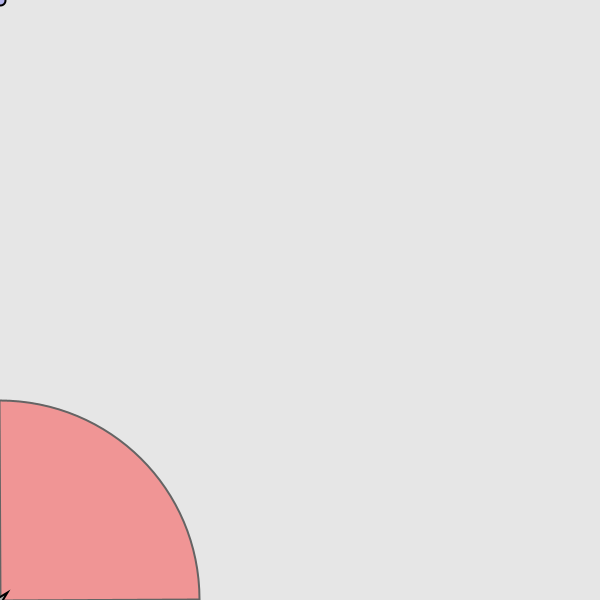
Frame 1 (no input)
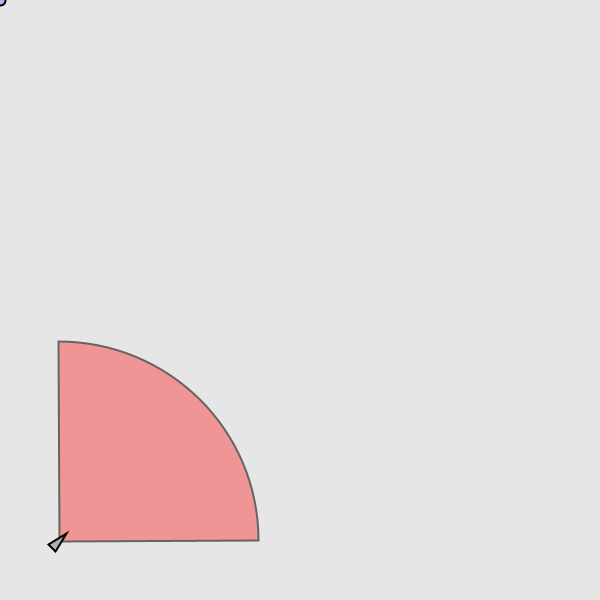
Frame 60 (the mouse pressed at the canvas centre just before this capture)
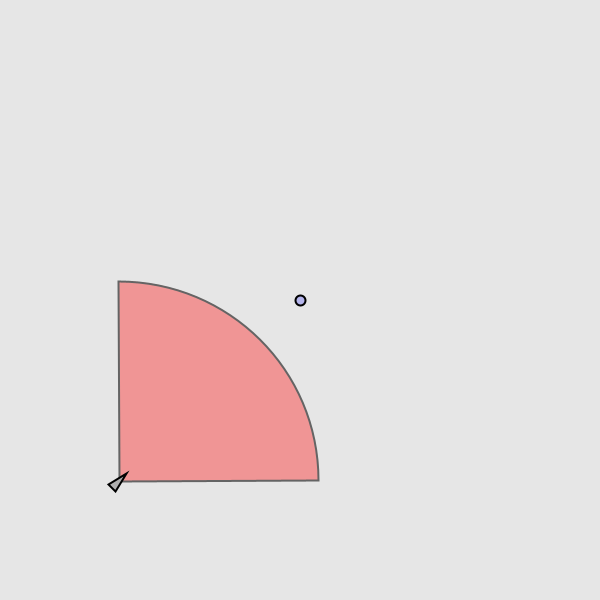
Frame 120 (the mouse held since frame 60 and released just before this capture)

The Processing sketch that drew these frames (run headless with seeded random() and noise(); from frame 60 on, the mouse is pressed at the canvas centre):

// Processing sketch: FIELD_OF_VIEW
// ── FIELD_OF_VIEW.pde
Target desiredLocation;
Vehicle seeker;

PVector initialSeekerLoc, initialSeekerVel, targetLoc;

void setup() {
  size(600, 600);

  initialSeekerLoc = new PVector(0, height);
  initialSeekerVel = new PVector(1, -1);

  seeker = new Vehicle(initialSeekerLoc, initialSeekerVel);
}

void draw() {
  background(230);

  targetLoc = new PVector(mouseX, mouseY);
  desiredLocation = new Target(targetLoc);

  seeker.run(targetLoc);
  desiredLocation.display();
}

// ── Target.pde
class Target {

  PVector loc;

  Target(PVector loc_) {
    loc = loc_.copy();
  }

  void display() {
    fill(22, 22, 254, 60);
    ellipse(loc.x, loc.y, 10, 10);
  }
}

// ── Vehicle.pde
class Vehicle {

  PVector direction;
  PVector loc, vel, acc;
  float mass, maxVel, maxForce, r;
  float distanceToSeek, angleToSeek;

  Vehicle(PVector loc_, PVector vel_) {
    loc = loc_.copy();
    vel = vel_.copy();
    acc = new PVector(0, 0);
    
    distanceToSeek = 200;
    angleToSeek = 45;

    mass = 10;
    r = 5;

    maxVel = 2;
    maxForce = 1;
  }

  void display() {
    float theta = vel.heading() + PI/2;
    fill(175);
    stroke(0);
    pushMatrix();
    translate(loc.x, loc.y);
    rotate(theta);

    beginShape();
    vertex(0, -r*2);
    vertex(r, r*2);
    vertex(-r, r*2);
    endShape(CLOSE);
    popMatrix();
  }

  void update() {
    vel.add(acc);
    loc.add(vel);
    acc = new PVector(0, 0);
  }

  void applyForce(PVector Force) {
    PVector force = Force.copy();
    force.div(mass);
    acc.add(force);
  }

  void Seek(PVector destinationLoc_) {
    if (fieldOfView(destinationLoc_)) {
      direction.setMag(maxVel);

      PVector steering = PVector.sub(direction, vel);
      steering.limit(maxForce);

      applyForce(steering);
    }
  }

  void fielOfView_display() {
    pushMatrix();
      translate(loc.x, loc.y);
      rotate(vel.heading());
    
      fill(255, 22, 22, 100);
      stroke(100);
      strokeWeight(2);
      
      arc(0, 0, distanceToSeek*2, distanceToSeek*2, -radians(angleToSeek), radians(angleToSeek), PIE);
    popMatrix();
  }
  
   void boundaries(){
    if(loc.x > width) /* => */ loc.x = 0;
    if(loc.x < 0) /* => */ loc.x = width;
    
    if(loc.y > height) /* => */ loc.y = 0;
    if(loc.y < 0) /* => */ loc.y = height;
  }

  void run(PVector destinationLoc_) {
    boundaries();
    fielOfView_display();
    display();
    Seek(destinationLoc_);
    update();
  }

  boolean fieldOfView(PVector destinationLoc) {
    direction = PVector.sub(destinationLoc, loc);

    float magnitudeMult = direction.mag() * vel.mag();
    float dotProduct = vel.dot(direction);

    float theta = acos(dotProduct / magnitudeMult);

    if (theta <= radians(angleToSeek) && direction.mag() <= distanceToSeek) {
      return true;
    } else {
      return false;
    }
  }
}
